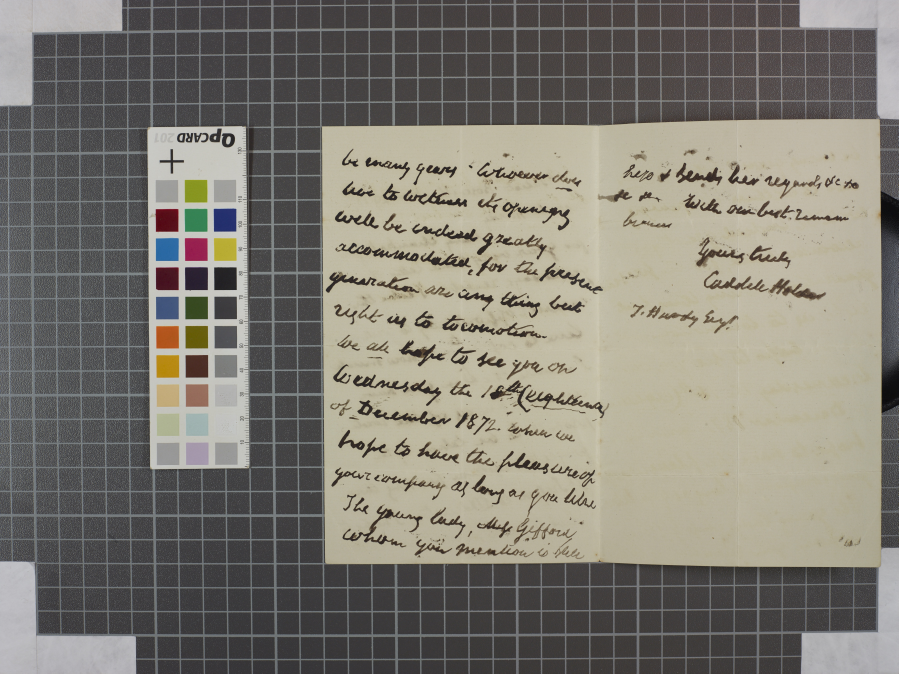
#> input picture data/hl007179.jpg, 4492 x 3366 px (shown at 1/5 size)
$ jupyter execute canny-contours.ipynb
#> lines starting #> are read from the running program, lines starting #| are printed output that depends on the picture; after the words box and inside, x2 and y2 are one past the last pixel; in counts of white or black regions, pixels touching at a corner belong together
[cell 1]
import cv2
import numpy as np


def makethumb(i):
    return cv2.resize(i,None,fx=0.1,fy=0.1,interpolation=cv2.INTER_CUBIC)

# Let's load a simple image with 3 black squares
image = cv2.imread('data/hl007179.jpg')
#> image is the input picture: shape (3366, 4492, 3); mean B, G, R 115.4, 124.2, 127.7
#cv2.waitKey(0)

# Grayscale
gray = cv2.cvtColor(image, cv2.COLOR_BGR2GRAY)
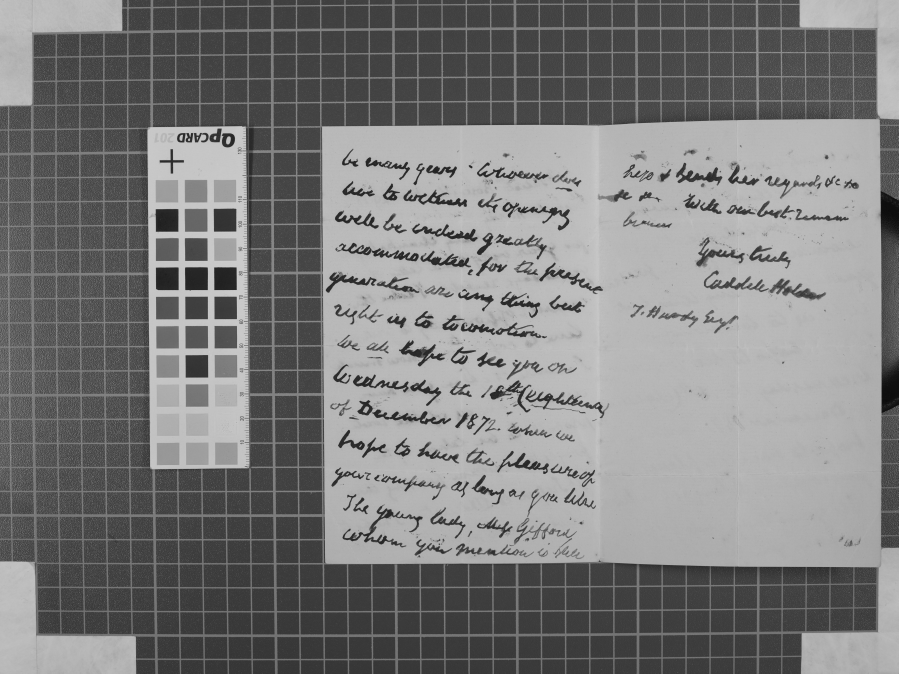
#> gray: shape (3366, 4492) (shown at 1/5 size); min 4, max 220, mean 124.2

# Find Canny edges
edged = cv2.Canny(gray, 30, 200)
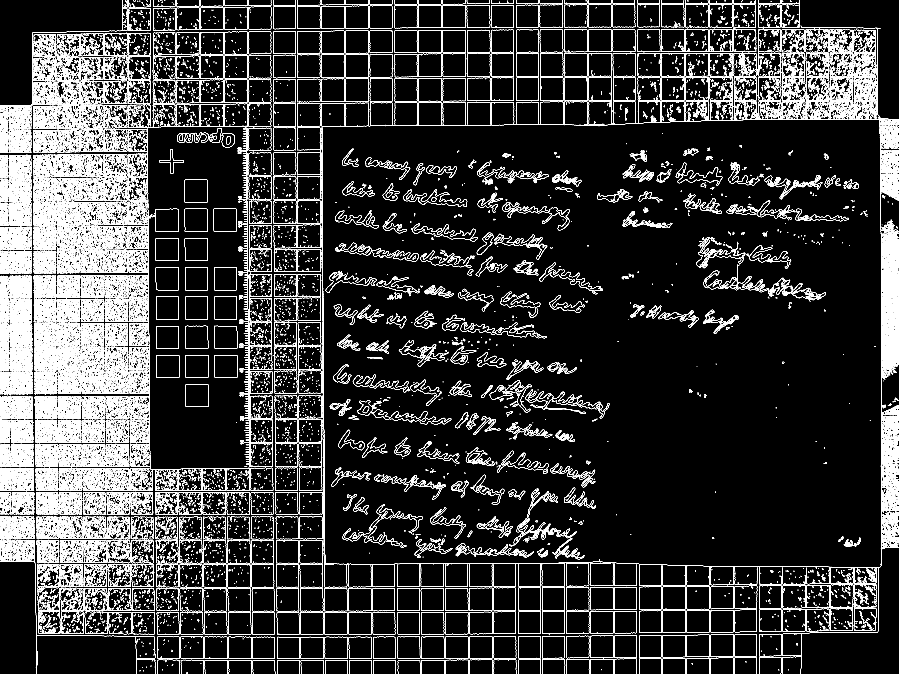
#> edged: shape (3366, 4492) (shown at 1/5 size); 6.8% white in thin lines or dots
#cv2.waitKey(0)

# Finding Contours
# Use a copy of the image e.g. edged.copy()
# since findContours alters the image
contours, hierarchy = cv2.findContours(edged,
    cv2.RETR_EXTERNAL, cv2.CHAIN_APPROX_NONE)
#> contours = 21496 contours, 16729 with area under 20; largest, box (x1, y1, x2, y2) and area: (3427, 265, 3544, 381) 13124, (3548, 265, 3664, 384) 13120, (2700, 388, 2818, 504) 13117, (2214, 390, 2330, 506) 13102, (3305, 386, 3423, 503) 13095

cv2.imshow('Canny Edges After Contouring', makethumb(edged))
#> in makethumb, `return cv2.resize(i,None,fx=0.1,fy=0.1,interpolation=cv2.INTER_CUBIC)`:
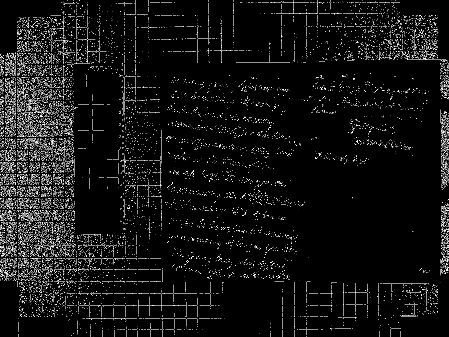
#> returned value: shape (337, 449); min 0, max 255, mean 19.8
#cv2.waitKey(0)

print("Number of Contours found = " + str(len(contours)))
#| Number of Contours found = 21496

# Draw all contours
# -1 signifies drawing all contours
cv2.drawContours(image, contours, -1, (0, 255, 0), 3)
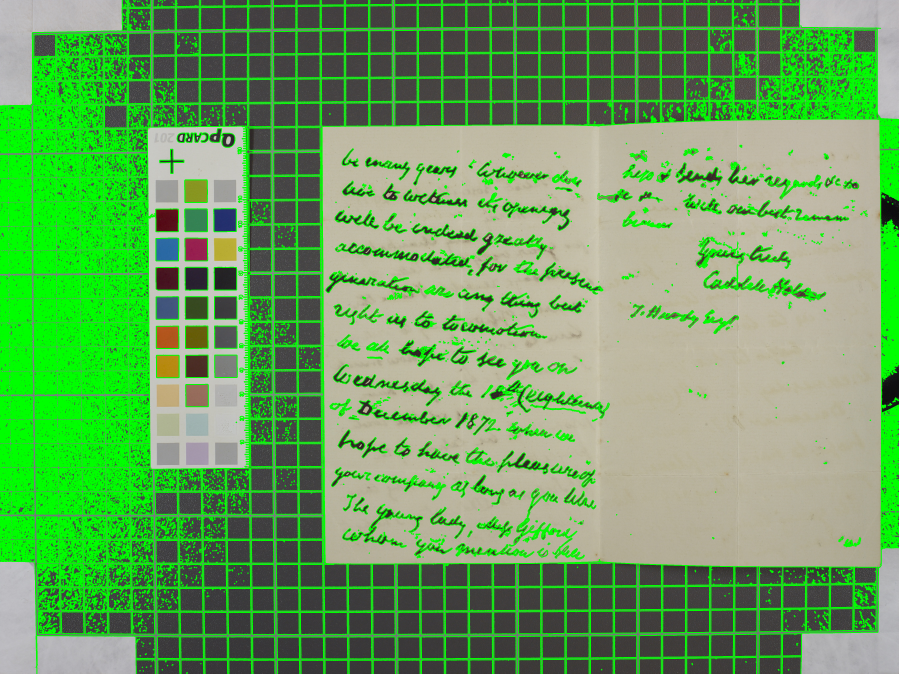
#> image: shape (3366, 4492, 3) (shown at 1/5 size); mean B, G, R 93.9, 161.2, 105.5

cv2.imshow('Contours', makethumb(image))
#> in makethumb (call 2), `return cv2.resize(i,None,fx=0.1,fy=0.1,interpolation=cv2.INTER_CUBIC)`:
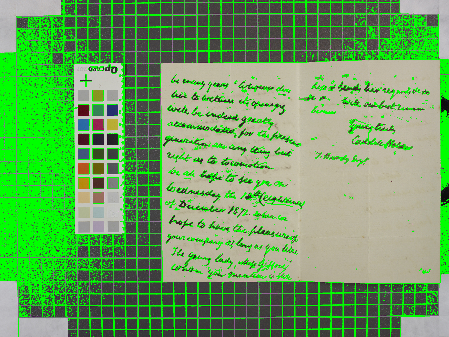
#> returned value: shape (337, 449, 3); mean of channels 0, 1, 2 94.3, 160.7, 105.9; drawn as B, G, R
cv2.waitKey(0)
cv2.destroyAllWindows()

$ run again, with data/hl007138.jpg copied over data/hl007179.jpg
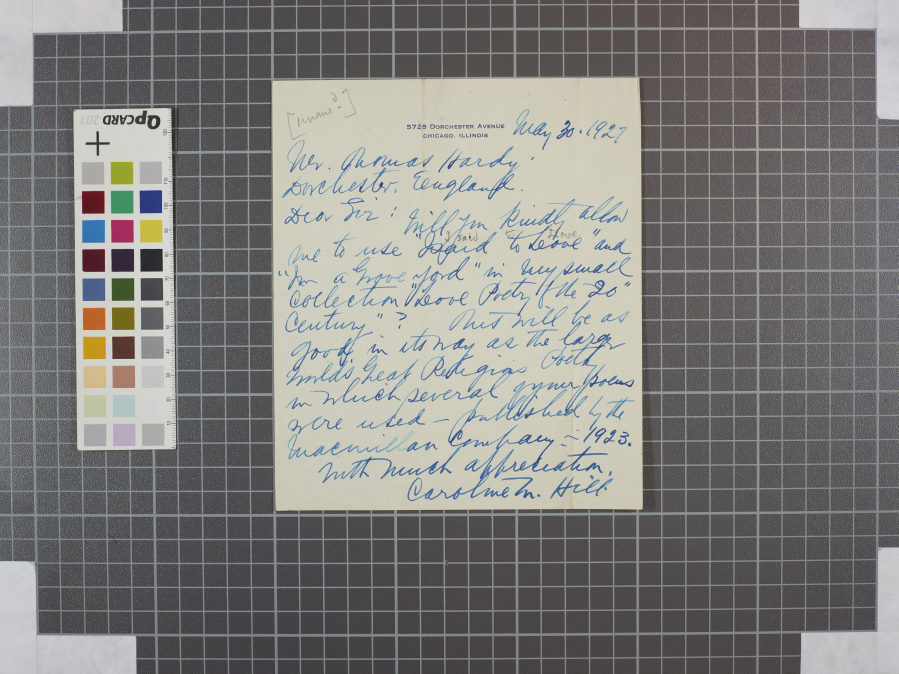
#> input picture data/hl007138.jpg, 4492 x 3366 px (shown at 1/5 size)
#> image is the input picture: shape (3366, 4492, 3); mean B, G, R 125.3, 127.9, 128.7
#> `edged = cv2.Canny(gray, 30, 200)`:
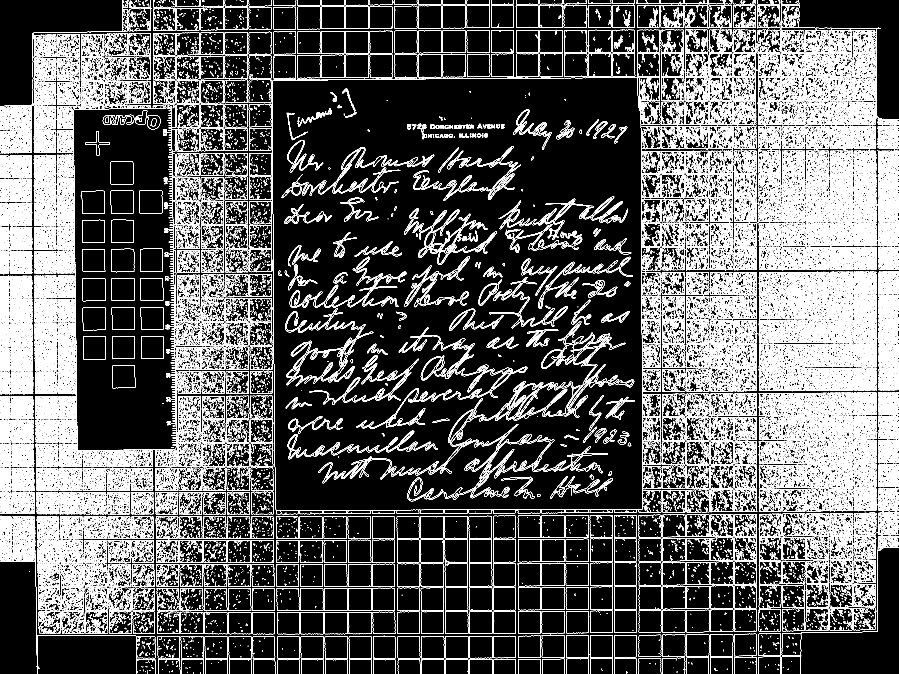
#> edged: shape (3366, 4492) (shown at 1/5 size); 11.5% white in thin lines or dots
#> contours = 40338 contours, 33185 with area under 20; largest, box (x1, y1, x2, y2) and area: (1360, 384, 3306, 2571) 4032776, (3426, 872, 3544, 991) 13098, (3427, 506, 3543, 627) 13078, (3306, 994, 3424, 1113) 13068, (3546, 267, 3666, 386) 13060
#| Number of Contours found = 40338
#> in makethumb (call 2), `return cv2.resize(i,None,fx=0.1,fy=0.1,interpolation=cv2.INTER_CUBIC)`:
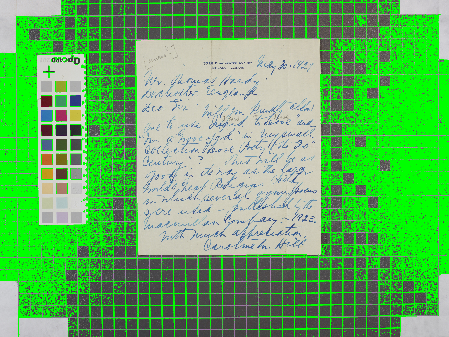
#> returned value: shape (337, 449, 3); mean of channels 0, 1, 2 92.9, 175.7, 96.4; drawn as B, G, R

$ run again, with data/hl007140.jpg copied over data/hl007179.jpg
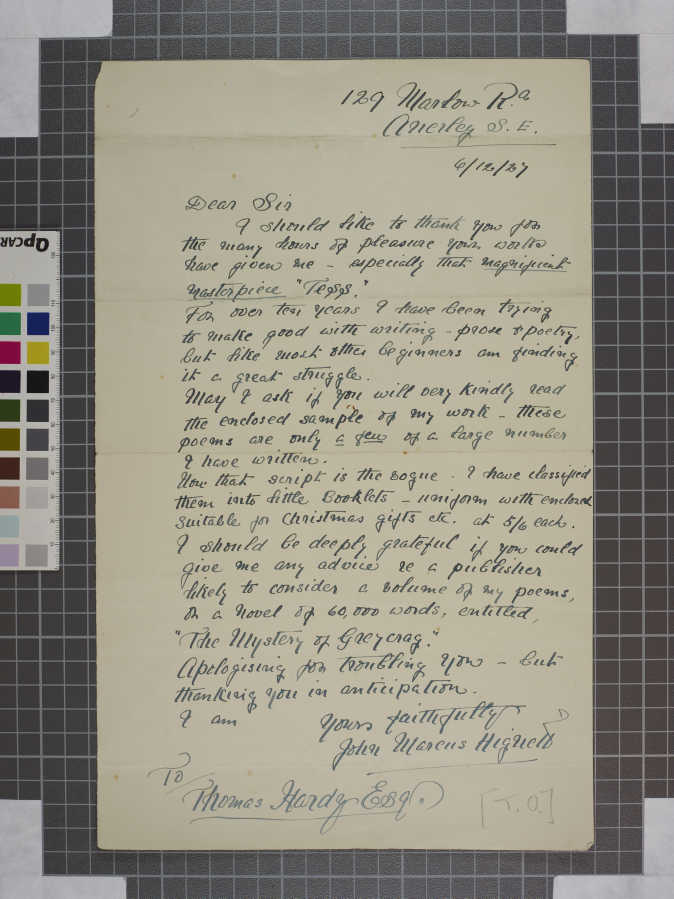
#> input picture data/hl007140.jpg, 3366 x 4492 px (shown at 1/5 size)
#> image is the input picture: shape (4492, 3366, 3); mean B, G, R 131.2, 143.9, 147.8
#> `edged = cv2.Canny(gray, 30, 200)`:
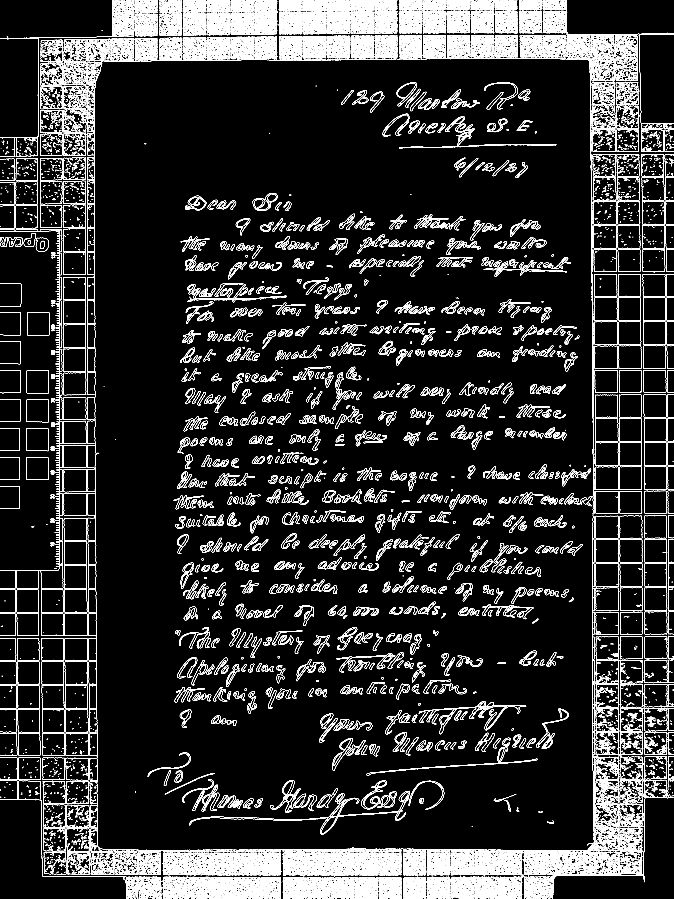
#> edged: shape (4492, 3366) (shown at 1/5 size); 5.9% white in thin lines or dots
#> contours = 16059 contours, 12181 with area under 20; largest, box (x1, y1, x2, y2) and area: (2979, 2937, 3095, 3055) 12992, (2977, 3298, 3096, 3418) 12982, (2976, 3422, 3095, 3538) 12977, (2978, 2696, 3094, 2813) 12956, (2977, 2333, 3092, 2450) 12954
#| Number of Contours found = 16059
#> in makethumb (call 2), `return cv2.resize(i,None,fx=0.1,fy=0.1,interpolation=cv2.INTER_CUBIC)`:
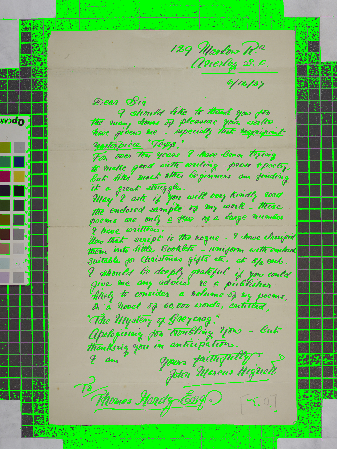
#> returned value: shape (449, 337, 3); mean of channels 0, 1, 2 113.3, 171.9, 129; drawn as B, G, R

$ run again, with data/hl007150.jpg copied over data/hl007179.jpg
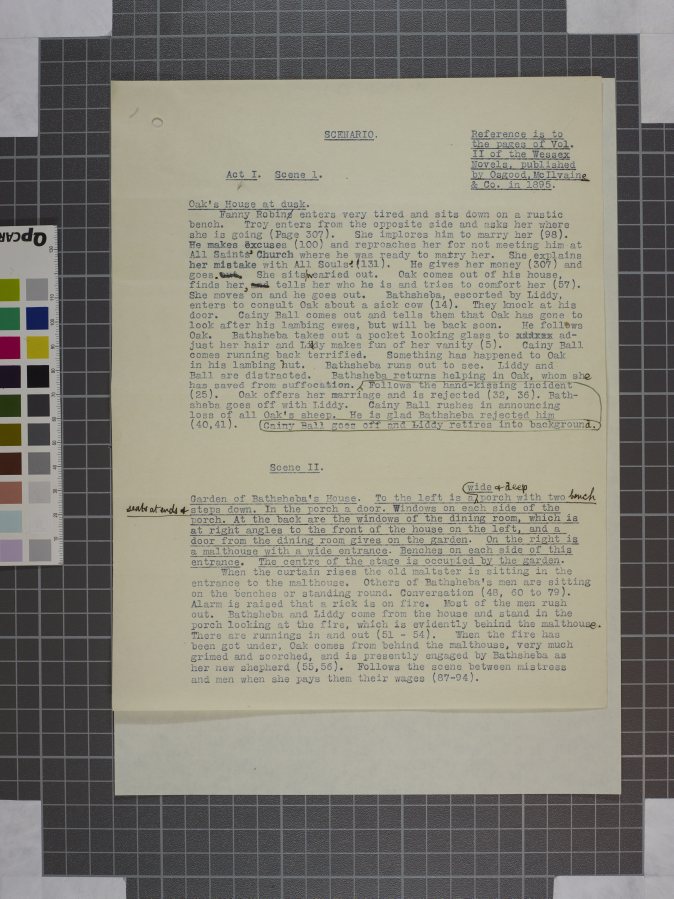
#> input picture data/hl007150.jpg, 3366 x 4492 px (shown at 1/5 size)
#> image is the input picture: shape (4492, 3366, 3); mean B, G, R 123.3, 134, 136.8
#> `edged = cv2.Canny(gray, 30, 200)`:
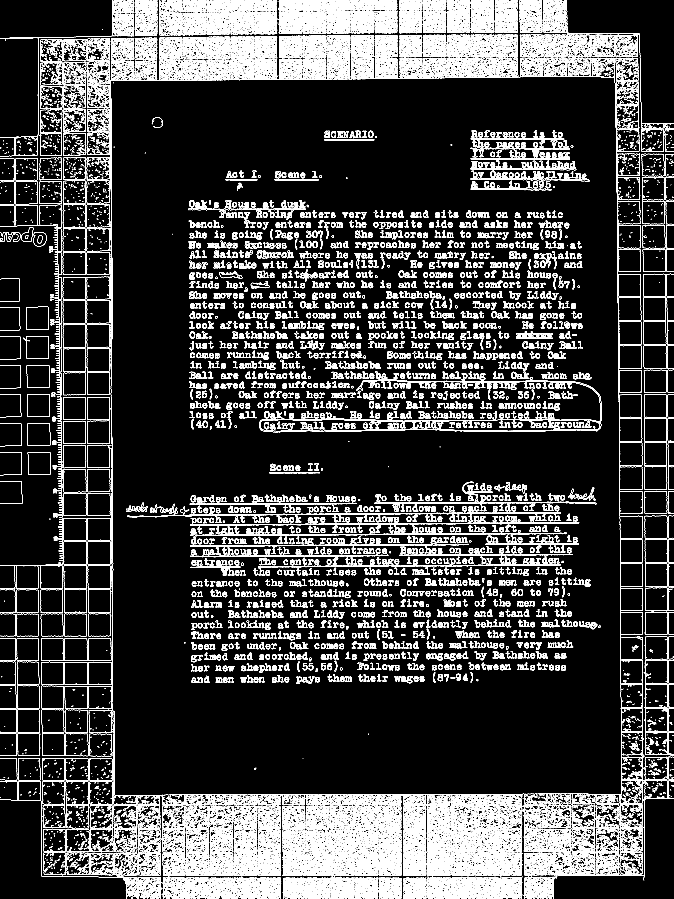
#> edged: shape (4492, 3366) (shown at 1/5 size); 8.3% white in thin lines or dots
#> contours = 24704 contours, 17932 with area under 20; largest, box (x1, y1, x2, y2) and area: (2759, 347, 3220, 4020) 25220, (439, 2828, 556, 2943) 12806, (320, 2949, 435, 3065) 12798, (443, 3548, 562, 3664) 12788, (318, 2708, 433, 2823) 12786
#| Number of Contours found = 24704
#> in makethumb (call 2), `return cv2.resize(i,None,fx=0.1,fy=0.1,interpolation=cv2.INTER_CUBIC)`:
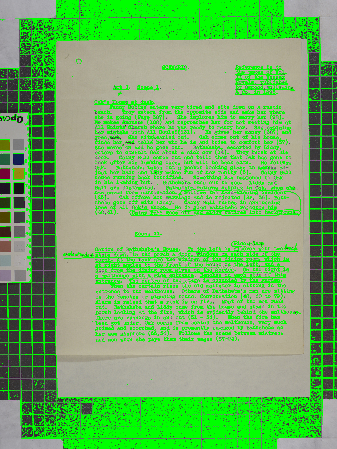
#> returned value: shape (449, 337, 3); mean of channels 0, 1, 2 97.3, 175.5, 110; drawn as B, G, R
